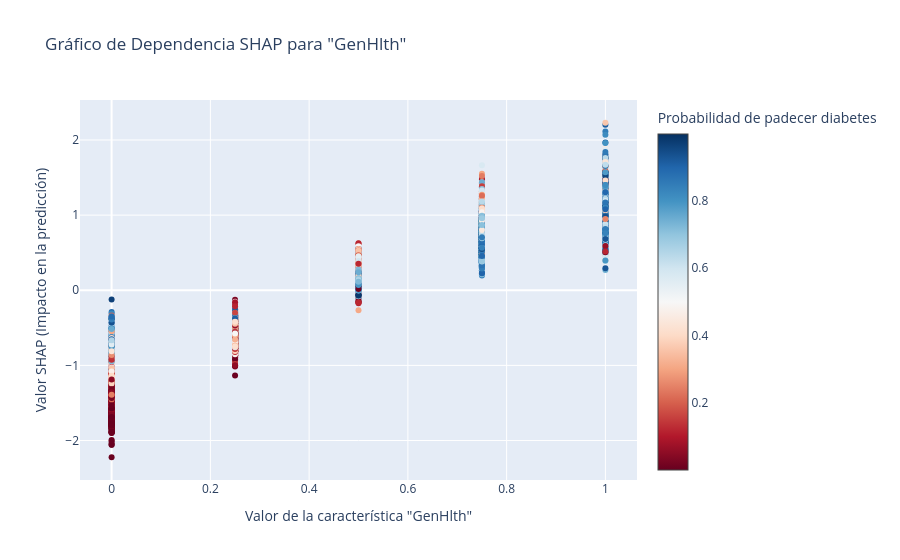
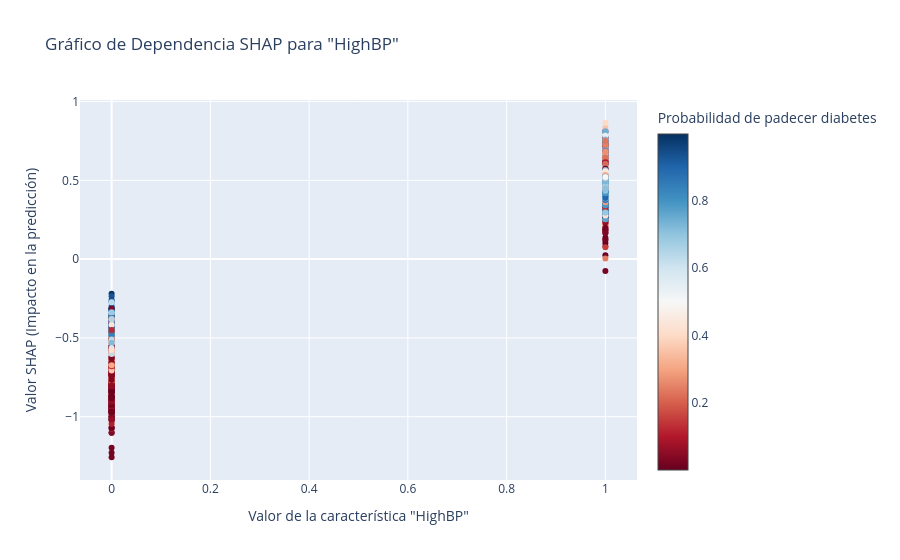
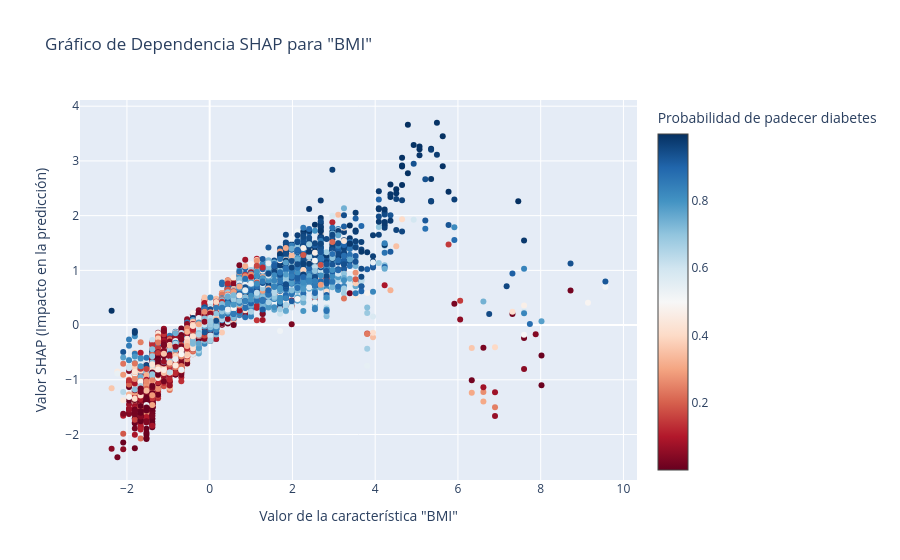

Here is the notebook cell these charts were saved with, in order:
### Markdown cell above
Grafique ahora un *scatterplot* entre los *shap values* y las primeras 5 features con mayor impacto global (un gráfico por cada feature), coloreando cada punto por la probabilidad de tener diabetes. ¿Qué puede concluir de sus resultados?

### Code cell
model_probabilities = clf.predict_proba(X_test_transformed)[:, 1]

shap_df = pd.DataFrame(shap_values, columns=X_test_transformed.columns)
top_features = shap_df.abs().mean().sort_values(ascending=False).index[:5]

for feature in top_features:
  fig = go.Figure()

  fig.add_trace(go.Scatter(
    x=X_test_transformed[feature],
    y=shap_df[feature],
    mode='markers',
    marker=dict(
      color=model_probabilities,
      colorscale='RdBu',  
      showscale=True,
      colorbar=dict(
        title='Probabilidad de padecer diabetes'
      )
    )
  ))

  fig.update_layout(
    title=f'Gráfico de Dependencia SHAP para "{feature}"',
    xaxis_title=f'Valor de la característica "{feature}"',
    yaxis_title=f'Valor SHAP (Impacto en la predicción)'
  )

  fig.show()

### Figure 1 — Plotly figure (JSON) as saved in the notebook; plotly's stock layout.template omitted (floating-point values rounded to 4 significant figures; data arrays with more than 128 entries replaced by an {"elided": "..."} marker saying what was removed)
{"data": [{"marker": {"color": {"elided": "23564 float values"}, "colorbar": {"title": {"text": "Probabilidad de padecer diabetes"}}, "colorscale": [[0, "rgb(103,0,31)"], [0.1, "rgb(178,24,43)"], [0.2, "rgb(214,96,77)"], [0.3, "rgb(244,165,130)"], [0.4, "rgb(253,219,199)"], [0.5, "rgb(247,247,247)"], [0.6, "rgb(209,229,240)"], [0.7, "rgb(146,197,222)"], [0.8, "rgb(67,147,195)"], [0.9, "rgb(33,102,172)"], [1, "rgb(5,48,97)"]], "showscale": true}, "mode": "markers", "type": "scatter", "x": {"elided": "23564 float values"}, "y": {"elided": "23564 float values"}}], "layout": {"title": {"text": "Gráfico de Dependencia SHAP para \"GenHlth\""}, "xaxis": {"title": {"text": "Valor de la característica \"GenHlth\""}}, "yaxis": {"title": {"text": "Valor SHAP (Impacto en la predicción)"}}}}

### Figure 2 — Plotly figure (JSON) as saved in the notebook; plotly's stock layout.template omitted (floating-point values rounded to 4 significant figures; data arrays with more than 128 entries replaced by an {"elided": "..."} marker saying what was removed)
{"data": [{"marker": {"color": {"elided": "23564 float values"}, "colorbar": {"title": {"text": "Probabilidad de padecer diabetes"}}, "colorscale": [[0, "rgb(103,0,31)"], [0.1, "rgb(178,24,43)"], [0.2, "rgb(214,96,77)"], [0.3, "rgb(244,165,130)"], [0.4, "rgb(253,219,199)"], [0.5, "rgb(247,247,247)"], [0.6, "rgb(209,229,240)"], [0.7, "rgb(146,197,222)"], [0.8, "rgb(67,147,195)"], [0.9, "rgb(33,102,172)"], [1, "rgb(5,48,97)"]], "showscale": true}, "mode": "markers", "type": "scatter", "x": {"elided": "23564 float values"}, "y": {"elided": "23564 float values"}}], "layout": {"title": {"text": "Gráfico de Dependencia SHAP para \"HighBP\""}, "xaxis": {"title": {"text": "Valor de la característica \"HighBP\""}}, "yaxis": {"title": {"text": "Valor SHAP (Impacto en la predicción)"}}}}

### Figure 3 — Plotly figure (JSON) as saved in the notebook; plotly's stock layout.template omitted (floating-point values rounded to 4 significant figures; data arrays with more than 128 entries replaced by an {"elided": "..."} marker saying what was removed)
{"data": [{"marker": {"color": {"elided": "23564 float values"}, "colorbar": {"title": {"text": "Probabilidad de padecer diabetes"}}, "colorscale": [[0, "rgb(103,0,31)"], [0.1, "rgb(178,24,43)"], [0.2, "rgb(214,96,77)"], [0.3, "rgb(244,165,130)"], [0.4, "rgb(253,219,199)"], [0.5, "rgb(247,247,247)"], [0.6, "rgb(209,229,240)"], [0.7, "rgb(146,197,222)"], [0.8, "rgb(67,147,195)"], [0.9, "rgb(33,102,172)"], [1, "rgb(5,48,97)"]], "showscale": true}, "mode": "markers", "type": "scatter", "x": {"elided": "23564 float values"}, "y": {"elided": "23564 float values"}}], "layout": {"title": {"text": "Gráfico de Dependencia SHAP para \"BMI\""}, "xaxis": {"title": {"text": "Valor de la característica \"BMI\""}}, "yaxis": {"title": {"text": "Valor SHAP (Impacto en la predicción)"}}}}
